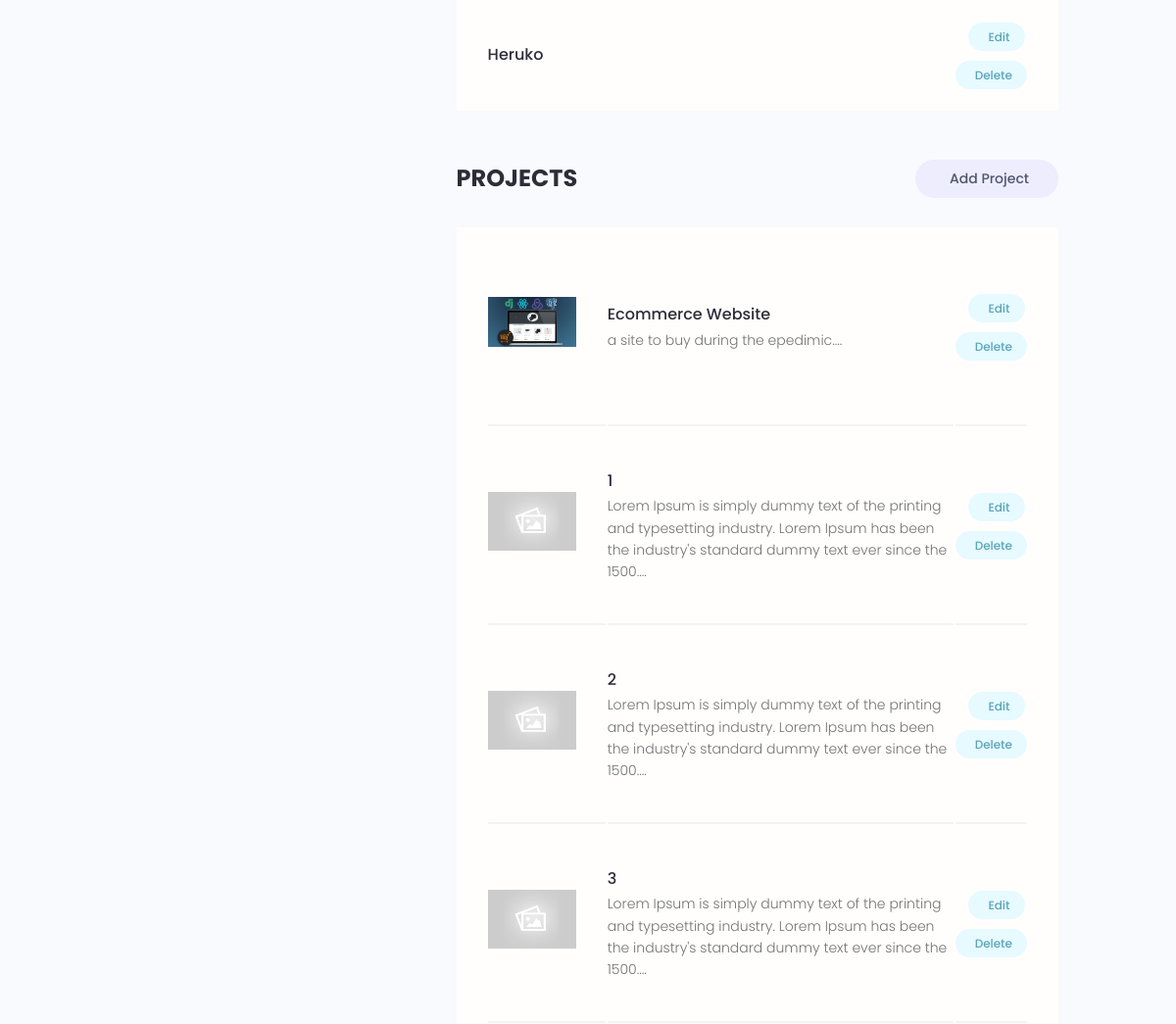
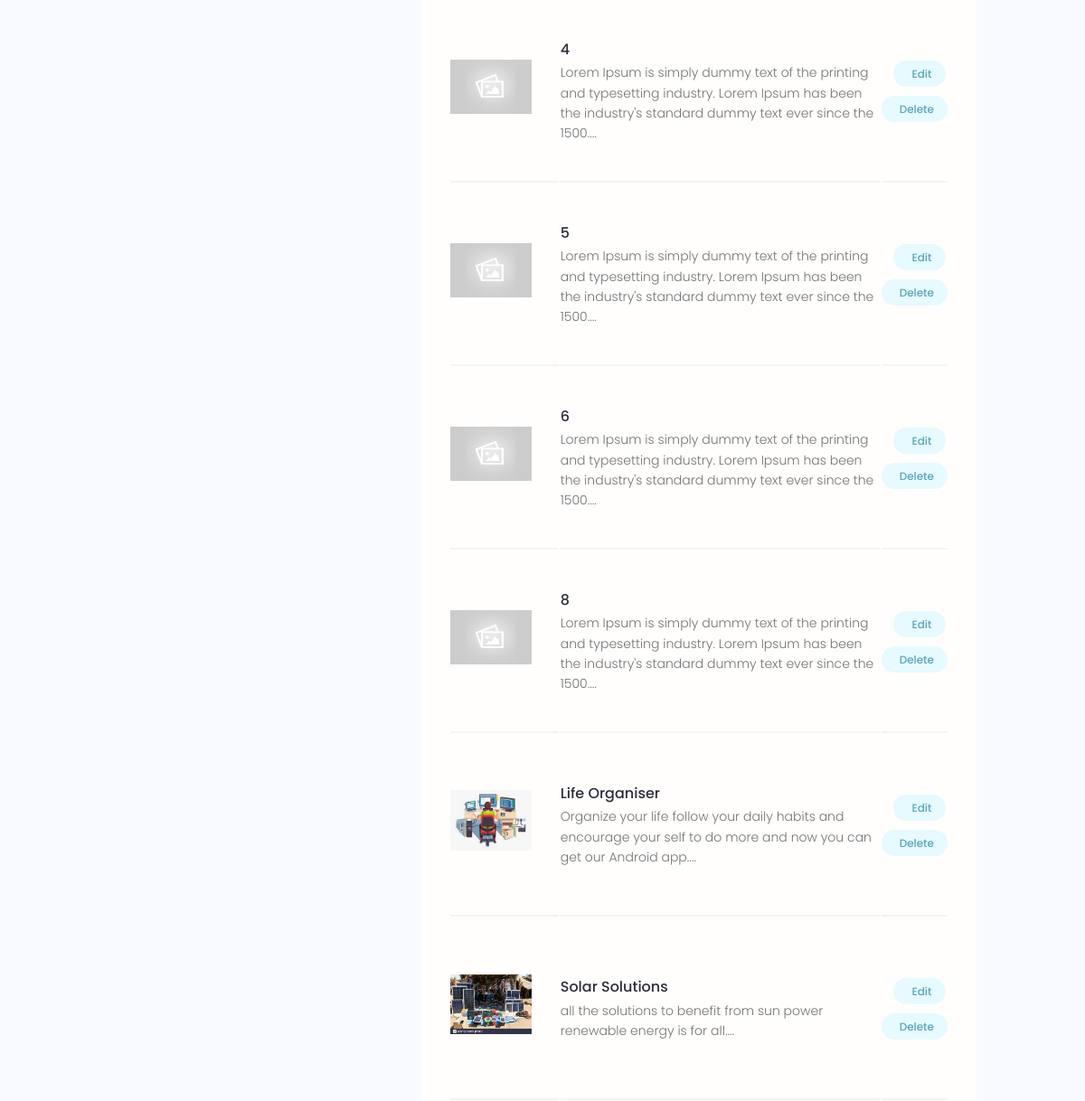
Page /account/ (signed in, middle part) on the earlier database version (2 pictures, top to bottom).
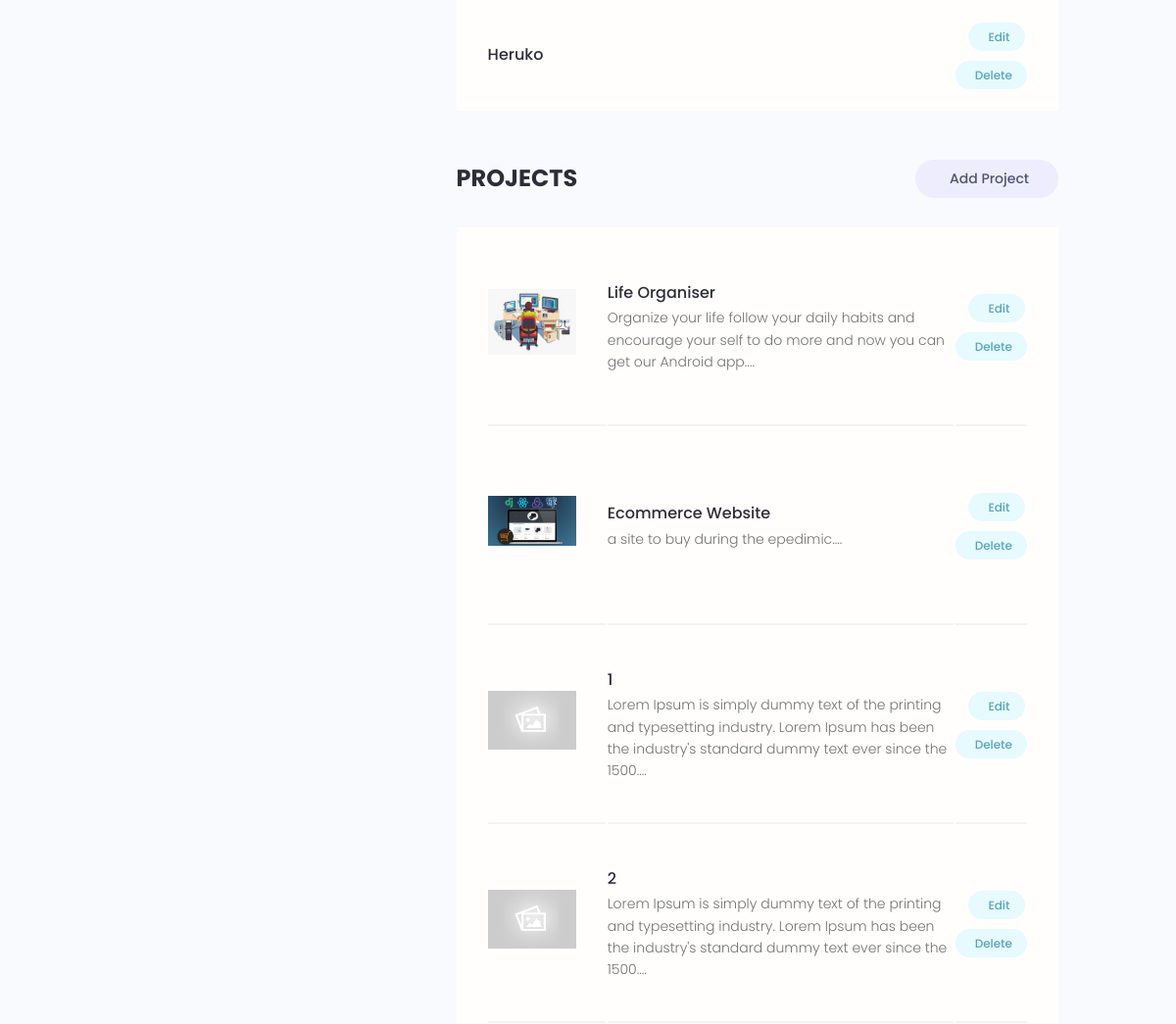
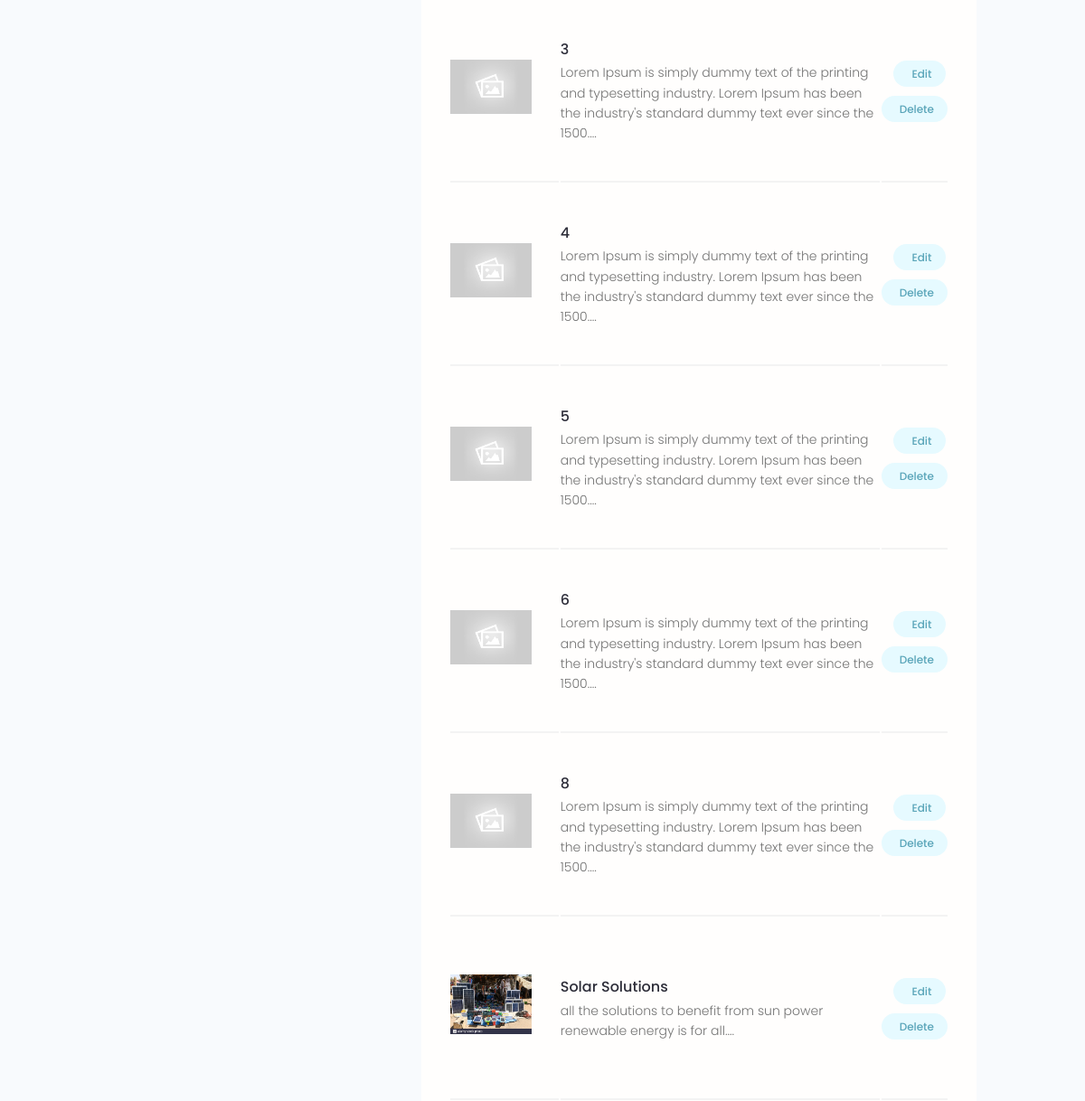
Same page on the later database version (2 pictures, top to bottom).
### users/models.py (models this page shows, shortened)
class Skill(models.Model):
    owner=models.ForeignKey(
        Profile,on_delete=models.CASCADE,null=True,blank=True)
    name=models.CharField(max_length=200,null=True,blank=True)
    description=models.TextField(null=True,blank=True)
    created=models.DateTimeField(auto_now_add=True)
    id=models.UUIDField(
        default=uuid.uuid4,primary_key=True,unique=True,editable=False)

### projects/models.py (models this page shows, shortened)
class Project(models.Model):
    owner=models.ForeignKey(Profile,null=True,blank=True,on_delete=SET_NULL)
    title=models.CharField(max_length=200)
    description=models.TextField(null=True,blank=True)
    demo_link=models.CharField(max_length=2000,null=True,blank=True)
    source_link=models.CharField(max_length=2000,null=True,blank=True)
    featured_image=models.ImageField(null=True,blank=True,default='default.jpg')
    tags=models.ManyToManyField('Tag',blank=True)
    votes_total=models.IntegerField(default=0,null=True,blank=True)
    votes_ratio=models.IntegerField(default=0,null=True,blank=True)
    created=models.DateTimeField(auto_now_add=True)
    id=models.UUIDField(default=uuid.uuid4,primary_key=True,unique=True,editable=False)
    class Meta:
        ordering=['-votes_ratio','-votes_total','title']

### users/views.py (the view)
# urls.py: path('account/',views.userAccount,name='account'),
@login_required(login_url="login")
def userAccount(request):
    profile=request.user.profile
    skills=profile.skill_set.all()
    projects=profile.project_set.all()
    context={'profile':profile,'skills':skills,'projects':projects}
    return render(request,'users/account.html',context)

### users/templates/users/account.html (shortened to what this page needs)
{% extends 'main.html' %}
{% block content%}
  <main class="settingsPage profile my-md">
    <div class="container">
      <div class="layout">
        <div class="column column--1of3">
        </div>
        <div class="column column--2of3">
          <table class="settings__table">
            {% for skill in skills %}
            <tr>
              <td class="settings__tableInfo">
                <h4>{{skill.name}}</h4>
              </td>
              <td class="settings__tableActions">
                <a class="tag tag--pill tag--main settings__btn" href="{% url 'update-skill' skill.id %}"> Edit</a>
                <a class="tag tag--pill tag--main settings__btn" href="{% url 'delete-skill' skill.id %}?next=/account">
                  Delete</a>
              </td>
            </tr>
            {% endfor %}
          </table>
          <div class="settings">
            <h3 class="settings__title">Projects</h3>
            <a class="tag tag--pill tag--sub settings__btn tag--lg" href="{% url 'create-project' %}"> Add Project</a>
          </div>
          <table class="settings__table">
            {% for project in projects%}
            <tr>
              <td class="settings__thumbnail">
                <a href="{% url 'project' project.id %}"><img src="{{project.featured_image.url}}" alt="Project Thumbnail" /></a>
              </td>
              <td class="settings__tableInfo">
                <a href="{% url 'project' project.id %}">{{project.title}}</a>
                <p>
                  {{project.description|slice:150}}....
                </p>
              </td>
              <td class="settings__tableActions">
                <a class="tag tag--pill tag--main settings__btn" href="{% url 'update-project' project.id %}"> Edit</a>
                <a class="tag tag--pill tag--main settings__btn" href="{% url 'delete-project' project.id %}?next=/account">
                  Delete</a>
              </td>
            </tr>
            {% endfor %}
          </table>
        </div>
      </div>
    </div>
  </main>
{% endblock content %}

Differences in the rows shown:
changed Project "Life Organiser": moves up the list
